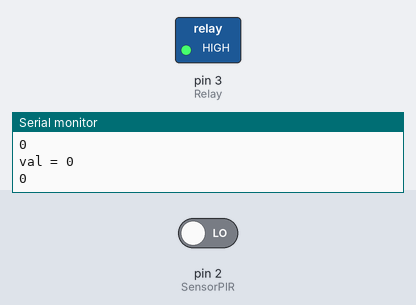
The sketch below on a simulated Arduino Uno, built with avr-gcc and run on an emulated ATmega328P. Parts: switched loads named in the sketch (green lamp = pin HIGH), the last lines printed to the serial monitor. Inputs (shaded band) come from the test bench; at power-on: pin 2 (SensorPIR) LOW.

Above: at 1.2 s.
1.3 s: pin 2 (SensorPIR) driven HIGH
At 2.5 s:
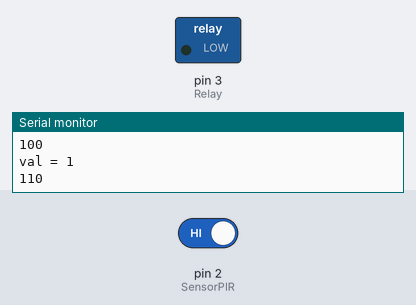
2.8 s: pin 2 (SensorPIR) driven LOW
At 6.5 s:
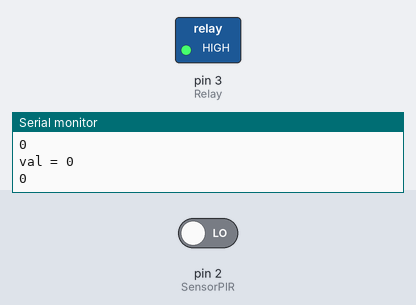
Timing chart, 0 to 8.0 s (numbered marks = the images above; inputs shaded):
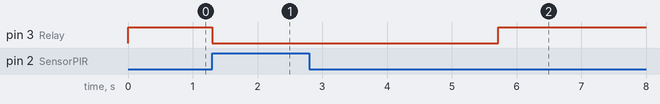

The sketch:

Library_Arduino_UNO_R3_0008_PJ0015.ino
```cpp
int SensorPIR = 2;
int Relay = 3;
int val = 0;
int cou = 0;
void setup() {
  pinMode(SensorPIR, INPUT);  // sets the pin as output
  pinMode(Relay, OUTPUT);  // sets the pin as output
  Serial.begin(9600);
}
void loop() {
  val = digitalRead(SensorPIR);
  Serial.print("val = ");
  Serial.println(val);
  Serial.println(cou);
  if (val == 1) {
    if (cou < 200) { // จำนวนเคานท์สูงสุดสำหรับหน่วงเวลา relay สามารถปรับค่าได้
      cou = cou + 10; // จำนวนเคานท์ที่เพิ่มขึ้นเมื่อมีการเคลื่อนไหวหน้าเซ็นเซอร์ สามารถปรับค่าได้
    }
  }
  if (val == 0) {
    if (cou > 0) {
      cou = cou - 5; // จำนวนเคารท์ที่จะลดลงเมื่อไม่มีการเคลื่อนไหวหน้าเซ็นเซอร์ สามารถปรับค่าได้
    }
  }
  if (cou == 0) { //ดับ
    digitalWrite(Relay, HIGH);
    // Serial.println("Low");
  }
  if (cou > 0) { //ติด
    digitalWrite(Relay, LOW);
    // Serial.println("High");
  }
  delay(100);
}
```

Measured:
- after the input at 1.3 s, pin 3 (Relay): HIGH → LOW at once
- after the input at 2.8 s, pin 3 (Relay): LOW → HIGH after 2.9 s
